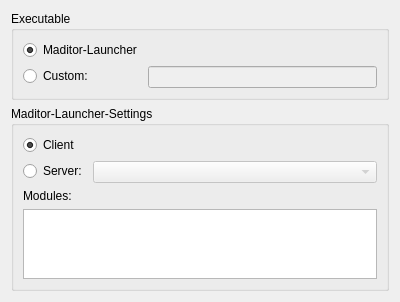
<?xml version="1.0" encoding="UTF-8"?>
<ui version="4.0">
 <class>Maditor::View::ConfigWidget</class>
 <widget class="QWidget" name="Maditor::View::ConfigWidget">
  <property name="geometry">
   <rect>
    <x>0</x>
    <y>0</y>
    <width>400</width>
    <height>300</height>
   </rect>
  </property>
  <property name="windowTitle">
   <string>Form</string>
  </property>
  <layout class="QVBoxLayout" name="verticalLayout">
   <item>
    <widget class="QGroupBox" name="executableBox">
     <property name="sizePolicy">
      <sizepolicy hsizetype="Preferred" vsizetype="Preferred">
       <horstretch>0</horstretch>
       <verstretch>0</verstretch>
      </sizepolicy>
     </property>
     <property name="title">
      <string>Executable</string>
     </property>
     <layout class="QFormLayout" name="formLayout">
      <item row="0" column="0">
       <widget class="QRadioButton" name="maditorLauncherButton">
        <property name="text">
         <string>Maditor-Launcher</string>
        </property>
        <property name="checked">
         <bool>true</bool>
        </property>
        <attribute name="buttonGroup">
         <string notr="true">launcherGroup</string>
        </attribute>
       </widget>
      </item>
      <item row="1" column="0">
       <widget class="QRadioButton" name="customLauncherButton">
        <property name="text">
         <string>Custom:</string>
        </property>
        <property name="checked">
         <bool>false</bool>
        </property>
        <attribute name="buttonGroup">
         <string notr="true">launcherGroup</string>
        </attribute>
       </widget>
      </item>
      <item row="1" column="1">
       <widget class="QLineEdit" name="customLauncherCmd">
        <property name="enabled">
         <bool>false</bool>
        </property>
        <property name="sizePolicy">
         <sizepolicy hsizetype="Expanding" vsizetype="Fixed">
          <horstretch>0</horstretch>
          <verstretch>0</verstretch>
         </sizepolicy>
        </property>
       </widget>
      </item>
     </layout>
    </widget>
   </item>
   <item>
    <widget class="QGroupBox" name="launcherSettings">
     <property name="enabled">
      <bool>true</bool>
     </property>
     <property name="sizePolicy">
      <sizepolicy hsizetype="Preferred" vsizetype="Preferred">
       <horstretch>0</horstretch>
       <verstretch>0</verstretch>
      </sizepolicy>
     </property>
     <property name="title">
      <string>Maditor-Launcher-Settings</string>
     </property>
     <property name="flat">
      <bool>false</bool>
     </property>
     <layout class="QFormLayout" name="formLayout_3">
      <item row="0" column="0">
       <widget class="QRadioButton" name="clientButton">
        <property name="text">
         <string>Client</string>
        </property>
        <property name="checked">
         <bool>true</bool>
        </property>
        <attribute name="buttonGroup">
         <string notr="true">launcherTypeGroup</string>
        </attribute>
       </widget>
      </item>
      <item row="1" column="0">
       <widget class="QRadioButton" name="serverButton">
        <property name="text">
         <string>Server:</string>
        </property>
        <attribute name="buttonGroup">
         <string notr="true">launcherTypeGroup</string>
        </attribute>
       </widget>
      </item>
      <item row="1" column="1">
       <widget class="QComboBox" name="serverName">
        <property name="enabled">
         <bool>false</bool>
        </property>
       </widget>
      </item>
      <item row="2" column="0">
       <widget class="QLabel" name="modulesLabel">
        <property name="text">
         <string>Modules:</string>
        </property>
       </widget>
      </item>
      <item row="3" column="0" colspan="2">
       <widget class="QListWidget" name="modulesView"/>
      </item>
     </layout>
    </widget>
   </item>
   <item>
    <spacer name="verticalSpacer">
     <property name="orientation">
      <enum>Qt::Vertical</enum>
     </property>
     <property name="sizeHint" stdset="0">
      <size>
       <width>20</width>
       <height>40</height>
      </size>
     </property>
    </spacer>
   </item>
  </layout>
 </widget>
 <resources/>
 <connections>
  <connection>
   <sender>customLauncherButton</sender>
   <signal>toggled(bool)</signal>
   <receiver>customLauncherCmd</receiver>
   <slot>setEnabled(bool)</slot>
   <hints>
    <hint type="sourcelabel">
     <x>50</x>
     <y>63</y>
    </hint>
    <hint type="destinationlabel">
     <x>198</x>
     <y>64</y>
    </hint>
   </hints>
  </connection>
  <connection>
   <sender>maditorLauncherButton</sender>
   <signal>toggled(bool)</signal>
   <receiver>launcherSettings</receiver>
   <slot>setEnabled(bool)</slot>
   <hints>
    <hint type="sourcelabel">
     <x>72</x>
     <y>40</y>
    </hint>
    <hint type="destinationlabel">
     <x>85</x>
     <y>128</y>
    </hint>
   </hints>
  </connection>
  <connection>
   <sender>serverButton</sender>
   <signal>toggled(bool)</signal>
   <receiver>serverName</receiver>
   <slot>setEnabled(bool)</slot>
   <hints>
    <hint type="sourcelabel">
     <x>48</x>
     <y>145</y>
    </hint>
    <hint type="destinationlabel">
     <x>118</x>
     <y>146</y>
    </hint>
   </hints>
  </connection>
 </connections>
 <buttongroups>
  <buttongroup name="launcherGroup"/>
  <buttongroup name="launcherTypeGroup"/>
 </buttongroups>
</ui>
